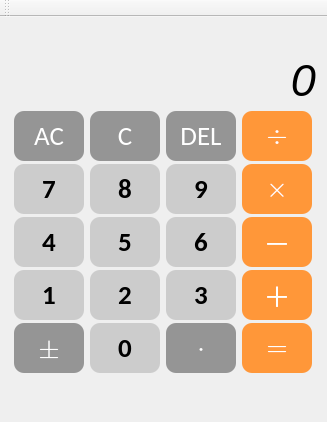
<?xml version="1.0" encoding="UTF-8"?>
<ui version="4.0">
 <class>MainWindow</class>
 <widget class="QMainWindow" name="MainWindow">
  <property name="geometry">
   <rect>
    <x>0</x>
    <y>0</y>
    <width>325</width>
    <height>422</height>
   </rect>
  </property>
  <property name="sizePolicy">
   <sizepolicy hsizetype="Fixed" vsizetype="Fixed">
    <horstretch>35</horstretch>
    <verstretch>42</verstretch>
   </sizepolicy>
  </property>
  <property name="maximumSize">
   <size>
    <width>325</width>
    <height>422</height>
   </size>
  </property>
  <property name="windowTitle">
   <string>BigNumberCalculator</string>
  </property>
  <widget class="QWidget" name="centralWidget">
   <property name="sizePolicy">
    <sizepolicy hsizetype="Fixed" vsizetype="Fixed">
     <horstretch>0</horstretch>
     <verstretch>0</verstretch>
    </sizepolicy>
   </property>
   <property name="maximumSize">
    <size>
     <width>325</width>
     <height>400</height>
    </size>
   </property>
   <layout class="QVBoxLayout" name="verticalLayout">
    <property name="sizeConstraint">
     <enum>QLayout::SetFixedSize</enum>
    </property>
    <item>
     <widget class="QLabel" name="equation">
      <property name="styleSheet">
       <string notr="true">QLabel {
  color: black; 
  font-family: &quot;Cambria&quot;;
  font-style: italic;
  font-size: 18px;
}
</string>
      </property>
      <property name="text">
       <string/>
      </property>
     </widget>
    </item>
    <item>
     <widget class="QLabel" name="numberBoard">
      <property name="minimumSize">
       <size>
        <width>305</width>
        <height>50</height>
       </size>
      </property>
      <property name="maximumSize">
       <size>
        <width>305</width>
        <height>50</height>
       </size>
      </property>
      <property name="styleSheet">
       <string notr="true">QLabel {
  color: black; 
  font-family: &quot;Cambria&quot;;
  font-style: italic;
  font-size: 45px;
}
</string>
      </property>
      <property name="text">
       <string>0</string>
      </property>
      <property name="textFormat">
       <enum>Qt::PlainText</enum>
      </property>
      <property name="scaledContents">
       <bool>false</bool>
      </property>
      <property name="alignment">
       <set>Qt::AlignRight|Qt::AlignTrailing|Qt::AlignVCenter</set>
      </property>
     </widget>
    </item>
    <item>
     <layout class="QGridLayout" name="gridLayout">
      <property name="sizeConstraint">
       <enum>QLayout::SetFixedSize</enum>
      </property>
      <property name="spacing">
       <number>3</number>
      </property>
      <item row="0" column="0">
       <widget class="QPushButton" name="btnAllClear">
        <property name="sizePolicy">
         <sizepolicy hsizetype="Expanding" vsizetype="Expanding">
          <horstretch>0</horstretch>
          <verstretch>0</verstretch>
         </sizepolicy>
        </property>
        <property name="minimumSize">
         <size>
          <width>70</width>
          <height>50</height>
         </size>
        </property>
        <property name="maximumSize">
         <size>
          <width>50</width>
          <height>50</height>
         </size>
        </property>
        <property name="font">
         <font>
          <family>Calibri</family>
          <pointsize>20</pointsize>
          <weight>50</weight>
          <bold>false</bold>
         </font>
        </property>
        <property name="styleSheet">
         <string notr="true">QPushButton {
  background-color:rgb(149, 149, 149);
  color: white; 
  border-radius: 10;
}

QPushButton:pressed {
    background-color: qlineargradient(x1: 0, y1: 0, x2: 0, y2: 1,
                                      stop: 0 #FF7832, stop: 1 #FF9739);
}</string>
        </property>
        <property name="text">
         <string>AC</string>
        </property>
       </widget>
      </item>
      <item row="0" column="1">
       <widget class="QPushButton" name="btnClear">
        <property name="sizePolicy">
         <sizepolicy hsizetype="Expanding" vsizetype="Expanding">
          <horstretch>0</horstretch>
          <verstretch>0</verstretch>
         </sizepolicy>
        </property>
        <property name="minimumSize">
         <size>
          <width>70</width>
          <height>50</height>
         </size>
        </property>
        <property name="maximumSize">
         <size>
          <width>50</width>
          <height>50</height>
         </size>
        </property>
        <property name="font">
         <font>
          <family>Calibri</family>
          <pointsize>20</pointsize>
          <weight>50</weight>
          <bold>false</bold>
         </font>
        </property>
        <property name="styleSheet">
         <string notr="true">QPushButton {
  background-color:rgb(149, 149, 149);
  color: white; 
  border-radius: 10;
}

QPushButton:pressed {
    background-color: qlineargradient(x1: 0, y1: 0, x2: 0, y2: 1,
                                      stop: 0 #FF7832, stop: 1 #FF9739);
}</string>
        </property>
        <property name="text">
         <string>C</string>
        </property>
       </widget>
      </item>
      <item row="0" column="2">
       <widget class="QPushButton" name="btnDelete">
        <property name="sizePolicy">
         <sizepolicy hsizetype="Expanding" vsizetype="Expanding">
          <horstretch>0</horstretch>
          <verstretch>0</verstretch>
         </sizepolicy>
        </property>
        <property name="minimumSize">
         <size>
          <width>70</width>
          <height>50</height>
         </size>
        </property>
        <property name="maximumSize">
         <size>
          <width>50</width>
          <height>50</height>
         </size>
        </property>
        <property name="font">
         <font>
          <family>Calibri</family>
          <pointsize>20</pointsize>
          <weight>50</weight>
          <bold>false</bold>
         </font>
        </property>
        <property name="styleSheet">
         <string notr="true">QPushButton {
  background-color:rgb(149, 149, 149);
  color: white; 
  border-radius: 10;
}

QPushButton:pressed {
    background-color: qlineargradient(x1: 0, y1: 0, x2: 0, y2: 1,
                                      stop: 0 #FF7832, stop: 1 #FF9739);
}</string>
        </property>
        <property name="text">
         <string>DEL</string>
        </property>
       </widget>
      </item>
      <item row="0" column="3">
       <widget class="QPushButton" name="btnDivide">
        <property name="sizePolicy">
         <sizepolicy hsizetype="Expanding" vsizetype="Expanding">
          <horstretch>0</horstretch>
          <verstretch>0</verstretch>
         </sizepolicy>
        </property>
        <property name="minimumSize">
         <size>
          <width>70</width>
          <height>50</height>
         </size>
        </property>
        <property name="maximumSize">
         <size>
          <width>50</width>
          <height>50</height>
         </size>
        </property>
        <property name="font">
         <font>
          <family>Cambria Math</family>
          <pointsize>20</pointsize>
         </font>
        </property>
        <property name="styleSheet">
         <string notr="true">QPushButton {
  background-color: rgb(255, 151, 57);
  color: white; 
  border-radius: 10;
}

QPushButton:pressed {
    background-color: qlineargradient(x1: 0, y1: 0, x2: 0, y2: 1,
                                      stop: 0 #FF7832, stop: 1 #FF9739);
}</string>
        </property>
        <property name="text">
         <string>÷</string>
        </property>
       </widget>
      </item>
      <item row="1" column="0">
       <widget class="QPushButton" name="btnNumber7">
        <property name="sizePolicy">
         <sizepolicy hsizetype="Expanding" vsizetype="Expanding">
          <horstretch>0</horstretch>
          <verstretch>0</verstretch>
         </sizepolicy>
        </property>
        <property name="minimumSize">
         <size>
          <width>70</width>
          <height>50</height>
         </size>
        </property>
        <property name="maximumSize">
         <size>
          <width>50</width>
          <height>50</height>
         </size>
        </property>
        <property name="font">
         <font>
          <family>Calibri</family>
          <pointsize>20</pointsize>
          <weight>75</weight>
          <bold>true</bold>
         </font>
        </property>
        <property name="styleSheet">
         <string notr="true">QPushButton {
  background-color: rgb(204, 204, 204);
  color: black; 
  border-radius: 10;
}

QPushButton:pressed {
    background-color: qlineargradient(x1: 0, y1: 0, x2: 0, y2: 1,
                                      stop: 0 #eeeeee, stop: 1 #eaeaea);
}</string>
        </property>
        <property name="text">
         <string>7</string>
        </property>
       </widget>
      </item>
      <item row="1" column="1">
       <widget class="QPushButton" name="btnNumber8">
        <property name="sizePolicy">
         <sizepolicy hsizetype="Expanding" vsizetype="Expanding">
          <horstretch>0</horstretch>
          <verstretch>0</verstretch>
         </sizepolicy>
        </property>
        <property name="minimumSize">
         <size>
          <width>70</width>
          <height>50</height>
         </size>
        </property>
        <property name="maximumSize">
         <size>
          <width>50</width>
          <height>50</height>
         </size>
        </property>
        <property name="font">
         <font>
          <family>Calibri</family>
          <pointsize>20</pointsize>
          <weight>75</weight>
          <bold>true</bold>
         </font>
        </property>
        <property name="styleSheet">
         <string notr="true">QPushButton {
  background-color: rgb(204, 204, 204);
  color: black; 
  border-radius: 10;
}

QPushButton:pressed {
    background-color: qlineargradient(x1: 0, y1: 0, x2: 0, y2: 1,
                                      stop: 0 #eeeeee, stop: 1 #eaeaea);
}</string>
        </property>
        <property name="text">
         <string>8</string>
        </property>
       </widget>
      </item>
      <item row="1" column="2">
       <widget class="QPushButton" name="btnNumber9">
        <property name="sizePolicy">
         <sizepolicy hsizetype="Expanding" vsizetype="Expanding">
          <horstretch>0</horstretch>
          <verstretch>0</verstretch>
         </sizepolicy>
        </property>
        <property name="minimumSize">
         <size>
          <width>70</width>
          <height>50</height>
         </size>
        </property>
        <property name="maximumSize">
         <size>
          <width>50</width>
          <height>50</height>
         </size>
        </property>
        <property name="font">
         <font>
          <family>Calibri</family>
          <pointsize>20</pointsize>
          <weight>75</weight>
          <bold>true</bold>
         </font>
        </property>
        <property name="styleSheet">
         <string notr="true">QPushButton {
  background-color: rgb(204, 204, 204);
  color: black; 
  border-radius: 10;
}

QPushButton:pressed {
    background-color: qlineargradient(x1: 0, y1: 0, x2: 0, y2: 1,
                                      stop: 0 #eeeeee, stop: 1 #eaeaea);
}</string>
        </property>
        <property name="text">
         <string>9</string>
        </property>
       </widget>
      </item>
      <item row="1" column="3">
       <widget class="QPushButton" name="btnMultiply">
        <property name="sizePolicy">
         <sizepolicy hsizetype="Expanding" vsizetype="Expanding">
          <horstretch>0</horstretch>
          <verstretch>0</verstretch>
         </sizepolicy>
        </property>
        <property name="minimumSize">
         <size>
          <width>70</width>
          <height>50</height>
         </size>
        </property>
        <property name="maximumSize">
         <size>
          <width>50</width>
          <height>50</height>
         </size>
        </property>
        <property name="font">
         <font>
          <family>Cambria Math</family>
          <pointsize>20</pointsize>
         </font>
        </property>
        <property name="styleSheet">
         <string notr="true">QPushButton {
  background-color: rgb(255, 151, 57);
  color: white; 
  border-radius: 10;
}

QPushButton:pressed {
    background-color: qlineargradient(x1: 0, y1: 0, x2: 0, y2: 1,
                                      stop: 0 #FF7832, stop: 1 #FF9739);
}</string>
        </property>
        <property name="text">
         <string>×</string>
        </property>
       </widget>
      </item>
      <item row="2" column="0">
       <widget class="QPushButton" name="btnNumber4">
        <property name="sizePolicy">
         <sizepolicy hsizetype="Expanding" vsizetype="Expanding">
          <horstretch>0</horstretch>
          <verstretch>0</verstretch>
         </sizepolicy>
        </property>
        <property name="minimumSize">
         <size>
          <width>70</width>
          <height>50</height>
         </size>
        </property>
        <property name="maximumSize">
         <size>
          <width>50</width>
          <height>50</height>
         </size>
        </property>
        <property name="font">
         <font>
          <family>Calibri</family>
          <pointsize>20</pointsize>
          <weight>75</weight>
          <bold>true</bold>
         </font>
        </property>
        <property name="styleSheet">
         <string notr="true">QPushButton {
  background-color: rgb(204, 204, 204);
  color: black; 
  border-radius: 10;
}

QPushButton:pressed {
    background-color: qlineargradient(x1: 0, y1: 0, x2: 0, y2: 1,
                                      stop: 0 #eeeeee, stop: 1 #eaeaea);
}</string>
        </property>
        <property name="text">
         <string>4</string>
        </property>
       </widget>
      </item>
      <item row="2" column="1">
       <widget class="QPushButton" name="btnNumber5">
        <property name="sizePolicy">
         <sizepolicy hsizetype="Expanding" vsizetype="Expanding">
          <horstretch>0</horstretch>
          <verstretch>0</verstretch>
         </sizepolicy>
        </property>
        <property name="minimumSize">
         <size>
          <width>70</width>
          <height>50</height>
         </size>
        </property>
        <property name="maximumSize">
         <size>
          <width>50</width>
          <height>50</height>
         </size>
        </property>
        <property name="font">
         <font>
          <family>Calibri</family>
          <pointsize>20</pointsize>
          <weight>75</weight>
          <bold>true</bold>
         </font>
        </property>
        <property name="styleSheet">
         <string notr="true">QPushButton {
  background-color: rgb(204, 204, 204);
  color: black; 
  border-radius: 10;
}

QPushButton:pressed {
    background-color: qlineargradient(x1: 0, y1: 0, x2: 0, y2: 1,
                                      stop: 0 #eeeeee, stop: 1 #eaeaea);
}</string>
        </property>
        <property name="text">
         <string>5</string>
        </property>
       </widget>
      </item>
      <item row="2" column="2">
       <widget class="QPushButton" name="btnNumber6">
        <property name="sizePolicy">
         <sizepolicy hsizetype="Expanding" vsizetype="Expanding">
          <horstretch>0</horstretch>
          <verstretch>0</verstretch>
         </sizepolicy>
        </property>
        <property name="minimumSize">
         <size>
          <width>70</width>
          <height>50</height>
         </size>
        </property>
        <property name="maximumSize">
         <size>
          <width>50</width>
          <height>50</height>
         </size>
        </property>
        <property name="font">
         <font>
          <family>Calibri</family>
          <pointsize>20</pointsize>
          <weight>75</weight>
          <bold>true</bold>
         </font>
        </property>
        <property name="styleSheet">
         <string notr="true">QPushButton {
  background-color: rgb(204, 204, 204);
  color: black; 
  border-radius: 10;
}

QPushButton:pressed {
    background-color: qlineargradient(x1: 0, y1: 0, x2: 0, y2: 1,
                                      stop: 0 #eeeeee, stop: 1 #eaeaea);
}</string>
        </property>
        <property name="text">
         <string>6</string>
        </property>
       </widget>
      </item>
      <item row="2" column="3">
       <widget class="QPushButton" name="btnSubstract">
        <property name="sizePolicy">
         <sizepolicy hsizetype="Expanding" vsizetype="Expanding">
          <horstretch>0</horstretch>
          <verstretch>0</verstretch>
         </sizepolicy>
        </property>
        <property name="minimumSize">
         <size>
          <width>70</width>
          <height>50</height>
         </size>
        </property>
        <property name="maximumSize">
         <size>
          <width>50</width>
          <height>50</height>
         </size>
        </property>
        <property name="font">
         <font>
          <family>Cambria Math</family>
          <pointsize>20</pointsize>
         </font>
        </property>
        <property name="styleSheet">
         <string notr="true">QPushButton {
  background-color: rgb(255, 151, 57);
  color: white; 
  border-radius: 10;
}

QPushButton:pressed {
    background-color: qlineargradient(x1: 0, y1: 0, x2: 0, y2: 1,
                                      stop: 0 #FF7832, stop: 1 #FF9739);
}</string>
        </property>
        <property name="text">
         <string>－</string>
        </property>
       </widget>
      </item>
      <item row="3" column="0">
       <widget class="QPushButton" name="btnNumber1">
        <property name="enabled">
         <bool>true</bool>
        </property>
        <property name="sizePolicy">
         <sizepolicy hsizetype="Expanding" vsizetype="Expanding">
          <horstretch>0</horstretch>
          <verstretch>0</verstretch>
         </sizepolicy>
        </property>
        <property name="minimumSize">
         <size>
          <width>70</width>
          <height>50</height>
         </size>
        </property>
        <property name="maximumSize">
         <size>
          <width>50</width>
          <height>50</height>
         </size>
        </property>
        <property name="font">
         <font>
          <family>Calibri</family>
          <pointsize>20</pointsize>
          <weight>75</weight>
          <bold>true</bold>
         </font>
        </property>
        <property name="autoFillBackground">
         <bool>false</bool>
        </property>
        <property name="styleSheet">
         <string notr="true">QPushButton {
  background-color: rgb(204, 204, 204);
  color: black; 
  border-radius: 10;
}

QPushButton:pressed {
    background-color: qlineargradient(x1: 0, y1: 0, x2: 0, y2: 1,
                                      stop: 0 #eeeeee, stop: 1 #eaeaea);
}</string>
        </property>
        <property name="text">
         <string>1</string>
        </property>
       </widget>
      </item>
      <item row="3" column="1">
       <widget class="QPushButton" name="btnNumber2">
        <property name="sizePolicy">
         <sizepolicy hsizetype="Expanding" vsizetype="Expanding">
          <horstretch>0</horstretch>
          <verstretch>0</verstretch>
         </sizepolicy>
        </property>
        <property name="minimumSize">
         <size>
          <width>70</width>
          <height>50</height>
         </size>
        </property>
        <property name="maximumSize">
         <size>
          <width>50</width>
          <height>50</height>
         </size>
        </property>
        <property name="font">
         <font>
          <family>Calibri</family>
          <pointsize>20</pointsize>
          <weight>75</weight>
          <bold>true</bold>
         </font>
        </property>
        <property name="styleSheet">
         <string notr="true">QPushButton {
  background-color: rgb(204, 204, 204);
  color: black; 
  border-radius: 10;
}

QPushButton:pressed {
    background-color: qlineargradient(x1: 0, y1: 0, x2: 0, y2: 1,
                                      stop: 0 #eeeeee, stop: 1 #eaeaea);
}</string>
        </property>
        <property name="text">
         <string>2</string>
        </property>
       </widget>
      </item>
      <item row="3" column="2">
       <widget class="QPushButton" name="btnNumber3">
        <property name="sizePolicy">
         <sizepolicy hsizetype="Expanding" vsizetype="Expanding">
          <horstretch>0</horstretch>
          <verstretch>0</verstretch>
         </sizepolicy>
        </property>
        <property name="minimumSize">
         <size>
          <width>70</width>
          <height>50</height>
         </size>
        </property>
        <property name="maximumSize">
         <size>
          <width>50</width>
          <height>50</height>
         </size>
        </property>
        <property name="font">
         <font>
          <family>Calibri</family>
          <pointsize>20</pointsize>
          <weight>75</weight>
          <bold>true</bold>
         </font>
        </property>
        <property name="styleSheet">
         <string notr="true">QPushButton {
  background-color: rgb(204, 204, 204);
  color: black; 
  border-radius: 10;
}

QPushButton:pressed {
    background-color: qlineargradient(x1: 0, y1: 0, x2: 0, y2: 1,
                                      stop: 0 #eeeeee, stop: 1 #eaeaea);
}</string>
        </property>
        <property name="text">
         <string>3</string>
        </property>
       </widget>
      </item>
      <item row="3" column="3">
       <widget class="QPushButton" name="btnAdd">
        <property name="sizePolicy">
         <sizepolicy hsizetype="Expanding" vsizetype="Expanding">
          <horstretch>0</horstretch>
          <verstretch>0</verstretch>
         </sizepolicy>
        </property>
        <property name="minimumSize">
         <size>
          <width>70</width>
          <height>50</height>
         </size>
        </property>
        <property name="maximumSize">
         <size>
          <width>50</width>
          <height>50</height>
         </size>
        </property>
        <property name="font">
         <font>
          <family>Cambria Math</family>
          <pointsize>20</pointsize>
         </font>
        </property>
        <property name="styleSheet">
         <string notr="true">QPushButton {
  background-color: rgb(255, 151, 57);
  color: white; 
  border-radius: 10;
}

QPushButton:pressed {
    background-color: qlineargradient(x1: 0, y1: 0, x2: 0, y2: 1,
                                      stop: 0 #FF7832, stop: 1 #FF9739);
}</string>
        </property>
        <property name="text">
         <string>＋</string>
        </property>
       </widget>
      </item>
      <item row="4" column="0">
       <widget class="QPushButton" name="btnSign">
        <property name="sizePolicy">
         <sizepolicy hsizetype="Expanding" vsizetype="Expanding">
          <horstretch>0</horstretch>
          <verstretch>0</verstretch>
         </sizepolicy>
        </property>
        <property name="minimumSize">
         <size>
          <width>70</width>
          <height>50</height>
         </size>
        </property>
        <property name="maximumSize">
         <size>
          <width>70</width>
          <height>50</height>
         </size>
        </property>
        <property name="font">
         <font>
          <family>Cambria Math</family>
          <pointsize>20</pointsize>
         </font>
        </property>
        <property name="styleSheet">
         <string notr="true">QPushButton {
  background-color:rgb(149, 149, 149);
  color: white; 
  border-radius: 10;
}

QPushButton:pressed {
    background-color: qlineargradient(x1: 0, y1: 0, x2: 0, y2: 1,
                                      stop: 0 #FF7832, stop: 1 #FF9739);
}</string>
        </property>
        <property name="text">
         <string>±</string>
        </property>
       </widget>
      </item>
      <item row="4" column="1">
       <widget class="QPushButton" name="btnNumber0">
        <property name="sizePolicy">
         <sizepolicy hsizetype="Expanding" vsizetype="Expanding">
          <horstretch>0</horstretch>
          <verstretch>0</verstretch>
         </sizepolicy>
        </property>
        <property name="minimumSize">
         <size>
          <width>70</width>
          <height>50</height>
         </size>
        </property>
        <property name="maximumSize">
         <size>
          <width>70</width>
          <height>50</height>
         </size>
        </property>
        <property name="font">
         <font>
          <family>Calibri</family>
          <pointsize>20</pointsize>
          <weight>75</weight>
          <bold>true</bold>
         </font>
        </property>
        <property name="styleSheet">
         <string notr="true">QPushButton {
  background-color: rgb(204, 204, 204);
  color: black; 
  border-radius: 10;
}

QPushButton:pressed {
    background-color: qlineargradient(x1: 0, y1: 0, x2: 0, y2: 1,
                                      stop: 0 #eaeaea, stop: 1 #eeeeee);
}</string>
        </property>
        <property name="text">
         <string>0</string>
        </property>
       </widget>
      </item>
      <item row="4" column="2">
       <widget class="QPushButton" name="btnDecimal">
        <property name="sizePolicy">
         <sizepolicy hsizetype="Expanding" vsizetype="Expanding">
          <horstretch>0</horstretch>
          <verstretch>0</verstretch>
         </sizepolicy>
        </property>
        <property name="minimumSize">
         <size>
          <width>70</width>
          <height>50</height>
         </size>
        </property>
        <property name="maximumSize">
         <size>
          <width>50</width>
          <height>50</height>
         </size>
        </property>
        <property name="font">
         <font>
          <family>Cambria Math</family>
          <pointsize>20</pointsize>
         </font>
        </property>
        <property name="styleSheet">
         <string notr="true">QPushButton {
  background-color:rgb(149, 149, 149);
  color: white; 
  border-radius: 10;
}

QPushButton:pressed {
    background-color: qlineargradient(x1: 0, y1: 0, x2: 0, y2: 1,
                                      stop: 0 #FF7832, stop: 1 #FF9739);
}</string>
        </property>
        <property name="text">
         <string>·</string>
        </property>
       </widget>
      </item>
      <item row="4" column="3">
       <widget class="QPushButton" name="btnEqualTo">
        <property name="sizePolicy">
         <sizepolicy hsizetype="Expanding" vsizetype="Expanding">
          <horstretch>0</horstretch>
          <verstretch>0</verstretch>
         </sizepolicy>
        </property>
        <property name="minimumSize">
         <size>
          <width>70</width>
          <height>50</height>
         </size>
        </property>
        <property name="maximumSize">
         <size>
          <width>50</width>
          <height>50</height>
         </size>
        </property>
        <property name="font">
         <font>
          <family>Cambria Math</family>
          <pointsize>20</pointsize>
         </font>
        </property>
        <property name="styleSheet">
         <string notr="true">QPushButton {
  background-color: rgb(255, 151, 57);
  color: white; 
  border-radius: 10;
}

QPushButton:pressed {
    background-color: qlineargradient(x1: 0, y1: 0, x2: 0, y2: 1,
                                      stop: 0 #FF7832, stop: 1 #FF9739);
}</string>
        </property>
        <property name="text">
         <string>=</string>
        </property>
       </widget>
      </item>
     </layout>
    </item>
   </layout>
  </widget>
  <widget class="QMenuBar" name="menuBar">
   <property name="geometry">
    <rect>
     <x>0</x>
     <y>0</y>
     <width>325</width>
     <height>23</height>
    </rect>
   </property>
  </widget>
  <widget class="QToolBar" name="mainToolBar">
   <attribute name="toolBarArea">
    <enum>TopToolBarArea</enum>
   </attribute>
   <attribute name="toolBarBreak">
    <bool>false</bool>
   </attribute>
  </widget>
 </widget>
 <layoutdefault spacing="6" margin="11"/>
 <resources/>
 <connections/>
</ui>
